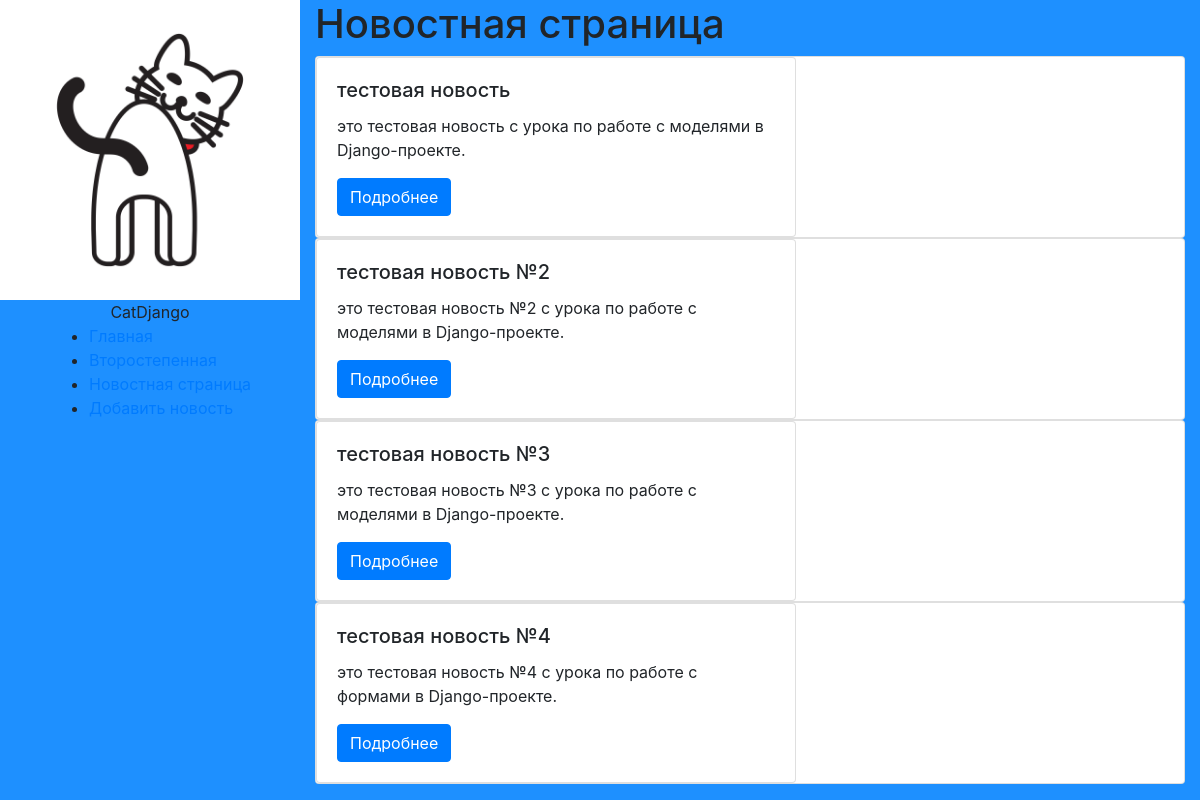
Page /news/ on the committed database.
### news/models.py (models this page shows, shortened)
class News_post(models.Model):
    title = models.CharField('Название новости', max_length=50)
    short_description = models.CharField('Краткое описание новости', max_length=200)
    text = models.TextField('Текст новости')
    pub_date = models.DateTimeField('Дата публикации')
    user_name = models.CharField('Имя пользователя', max_length=50, null=True, blank=True)
    class Meta:
        verbose_name = 'Новость'
        verbose_name_plural = 'Новости'

### news/views.py (the view)
# urls.py: path('', views.index, name='home'),
def home(request):
    news = News_post.objects.all()
    return render(request, 'news/news.html', {'news': news})

### news/templates/news/news.html (shortened to what this page needs)
{% extends 'main/layoute.html' %}
{% block content %}
<h1>Новостная страница</h1>
    {% if news %}
        {% for new in news %}
            <div class="card">
                <div class="card" style="width: 30rem;">
                  <div class="card-body">
                    <h5 class="card-title">{{ new.title }}</h5>
                    <p class="card-text">{{ new.short_description }}</p>
                    <a href="#" class="btn btn-primary">Подробнее</a>
                  </div>
                </div>
            </div>
        {% endfor %}
    {% else %}
        <h4>Новостей нет</h4>
    {% endif %}
{% endblock %}

### main/templates/main/layoute.html (shortened to what this page needs)
{% load static %}
<!doctype html>
<html lang="en">
<head>
    <link rel="stylesheet" href="https://stackpath.bootstrapcdn.com/bootstrap/4.5.2/css/bootstrap.min.css">
    <link rel="stylesheet" href="{% static 'main/css/main.css' %}">
</head>
<body>
    <div class="container-fluid">
        <div class="row">
            <div class="col-md-3 p-0">
                <aside class="d-flex flex-column align-items-center">
                    <img src="{% static 'main/img/cat.jpg' %}" alt="Весёлый котик" class="img-fluid">
                    <span>CatDjango</span>
                    <ul>
                        <li><a href="{% url 'home' %}">Главная</a></li>
                        <li><a href="{% url 'page2' %}">Второстепенная</a></li>
                        <li><a href="{% url 'news_home' %}">Новостная страница</a></li>
                        <li><a href="{% url 'add_news' %}">Добавить новость</a></li>
                    </ul>
                </aside>
            </div>
            <div class="col-md-9">
                <main>
                    {% block content %}
                    {% endblock %}
                </main>
            </div>
        </div>
    </div>
</body>
</html>

### main/static/main/css/main.css (style rules this page uses)
body { background-color: dodgerblue; }

### rows in the picture
News_post: title "тестовая новость", short_description "это тестовая новость с урока по работе с моделями в Django-проекте."
News_post: title "тестовая новость №2", short_description "это тестовая новость №2 с урока по работе с моделями в Django-проекте."
News_post: title "тестовая новость №3", short_description "это тестовая новость №3 с урока по работе с моделями в Django-проекте."
News_post: title "тестовая новость №4", short_description "это тестовая новость №4 с урока по работе с формами в Django-проекте."
